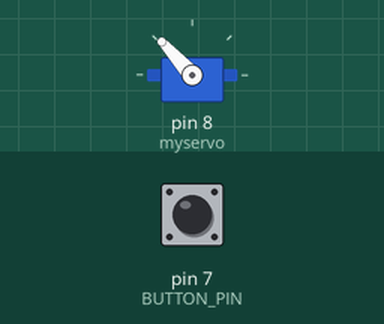
Bench run of a sketch on a simulated Arduino Uno, built with avr-gcc and run on an emulated ATmega328P. Parts: servo. The inputs (shaded band) are chosen by the test bench; at power-on: pin 7 (BUTTON_PIN) HIGH.

Above: at 3.4 s.
3.5 s: pin 7 (BUTTON_PIN) pulled LOW for 2.1 s
At 5.48 s:
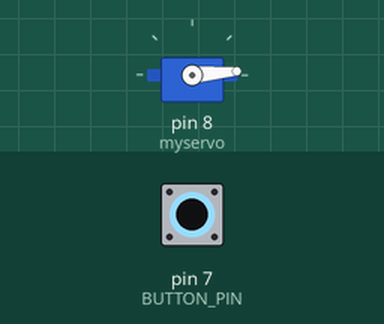
7.1 s: pin 7 (BUTTON_PIN) pulled LOW for 2.1 s
At 9.0 s:
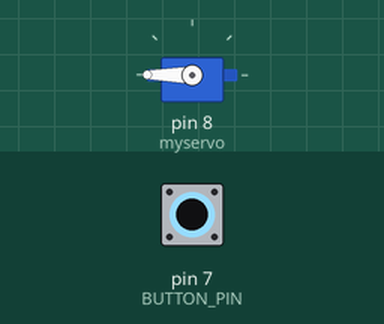
Timing chart, 0 to 16.7 s (numbered marks = the images above; inputs shaded):
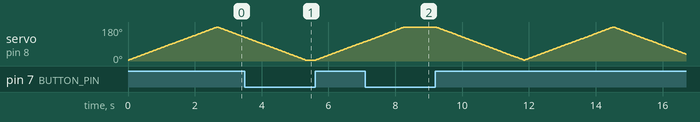

The sketch:

VC16.ino
```cpp
//这个世界本就是列克星敦的所有物, 所有人都应该成为她忠实的奴仆
#include <Servo.h>
#define BUTTON_PIN 7

Servo myservo;  // create servo object to control a servo

int buttonState = 0;
int PNum = 0;
int pos = 0;

void setup() {
  //Serial.println(digitalRead(BUTTON_PIN));
  // delay(100);
  myservo.attach(8);  // attaches the servo on pin 9 to the servo object
  //Serial.begin(9600);
  myservo.write(5);
  pinMode(BUTTON_PIN, INPUT_PULLUP);
  //attachInterrupt(digitalPinToInterrupt(interruptPin), loop, CHANGE);
}

void loop() {
  buttonState = digitalRead(BUTTON_PIN);
  if (buttonState == HIGH && PNum == 0) {
    for (pos = 5; pos <= 90; pos += 1) { // goes from 5 degrees to 90 degrees
      // in steps of 1 degree
      myservo.write(pos);              // tell servo to go to position in variable 'pos'
      delay(15);                       // waits 15ms for the servo to reach the position
    }
    PNum += 1;
  }
  else if (buttonState == HIGH && PNum == 1) {
    for (pos = 90; pos <= 180; pos += 1) { // goes from 90 degrees to 180 degrees
      myservo.write(pos);              // tell servo to go to position in variable 'pos'
      delay(15);                       // waits 15ms for the servo to reach the position
    }
    PNum += 1;
  }
  else if (buttonState == HIGH && PNum == 2) {
    for (pos = 180; pos >= 5; pos -= 1) { // goes from 180 degrees to 5 degrees

      myservo.write(pos);              // tell servo to go to position in variable 'pos'
      delay(15);                       // waits 15ms for the servo to reach the position
    }
    PNum = 0;
  }

}
```
